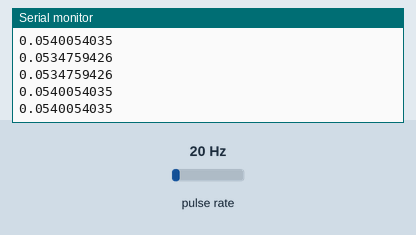
Bench run of a sketch on a simulated Arduino Uno, built with avr-gcc and run on an emulated ATmega328P. Parts: the last lines printed to the serial monitor. Wiring (inferred from the names in the program): pulse sensor: data pin 2. Inputs (shaded band) come from the test bench; at power-on: pulse rate 20 Hz.

Above: at 1.2 s.
1.3 s: pulse rate (sensor on pin 2) set to 4 Hz
At 1.64 s:
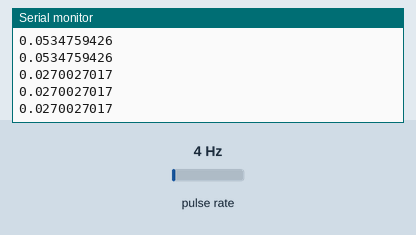
2.8 s: pulse rate (sensor on pin 2) set to 50 Hz
At 2.87 s:
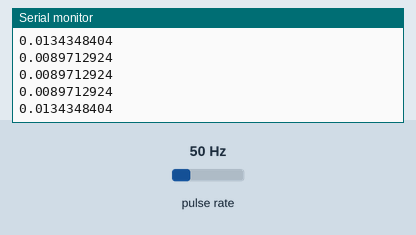
Timing chart, 0 to 5.8 s (numbered marks = the images above; inputs shaded):
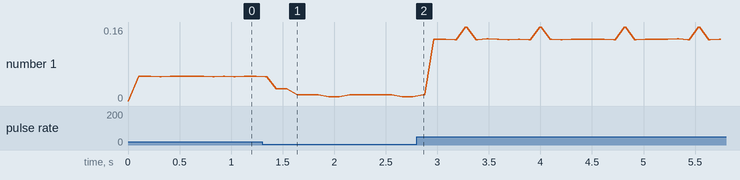

Measured:
- after the input at 1.3 s, the serial monitor: prints a new line after 0.14 s (image 1)
- plotted number 1: 0.05 → 0.01 after the input at 1.3 s, 0.01 → 0.16 after the input at 2.8 s

The sketch:

Hall_Sensor_Speed.ino
```cpp
/*

Takes a hall sensor input from a motor and is able to convert to the rpm, plan to add multi-input for less noise and better tracking

*/

volatile int count = 0;//if the interrupt will change this value, it must be volatile

float fRevolutions=0;
float countConvert;
int hall_sensor_pin=2;

float rpm;
unsigned long timeold;


void setup() {
 pinMode(hall_sensor_pin, INPUT); //set as input
 digitalWrite(hall_sensor_pin, HIGH);//enable internal pullup resistor
 attachInterrupt(digitalPinToInterrupt(2), interruptName, RISING);//Interrupt initialization

  timeold = 0;
  rpm=0;

 Serial.begin(9600);
}//end setup

void loop() {


  countConvert=float(count);
   fRevolutions=countConvert/22.0;

if (fRevolutions>0)
{
     detachInterrupt(0);
     rpm = 60000.0/(1000*(millis() - timeold))*fRevolutions;
     Serial.println(rpm,DEC);
     fRevolutions=0;
     count=0;
     timeold = millis();
     attachInterrupt(digitalPinToInterrupt(2), interruptName, RISING);
}
   Serial.println(rpm,DEC);

 // Serial.println(fRevolutions);//see the counts advance
  delay(100);//Delays usually can't be interfered with, here we will see the interrupt work
}//end loop

void interruptName()
{
  count = count+1;

}//end Interrupt Service Routine (ISR)void setup() {
  // put your setup code here, to run once:
```
